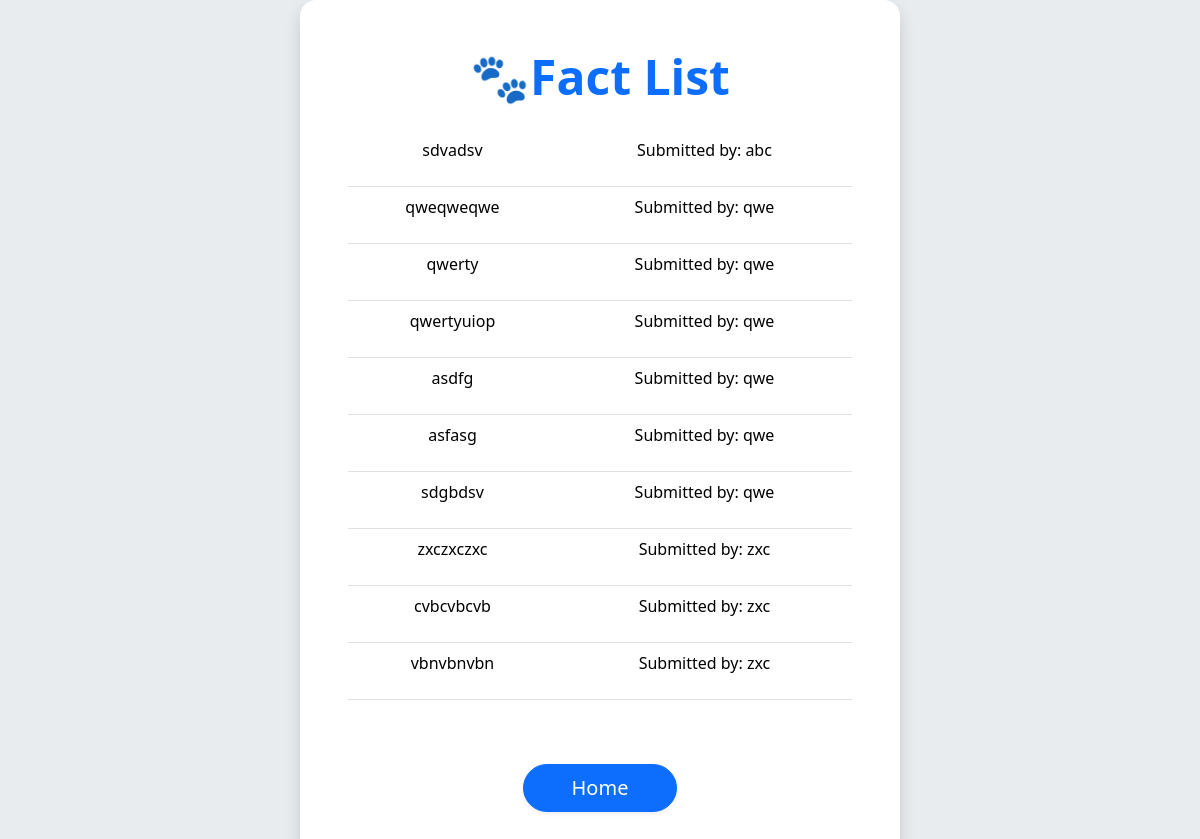
The page /fact_list on the database as committed earlier.
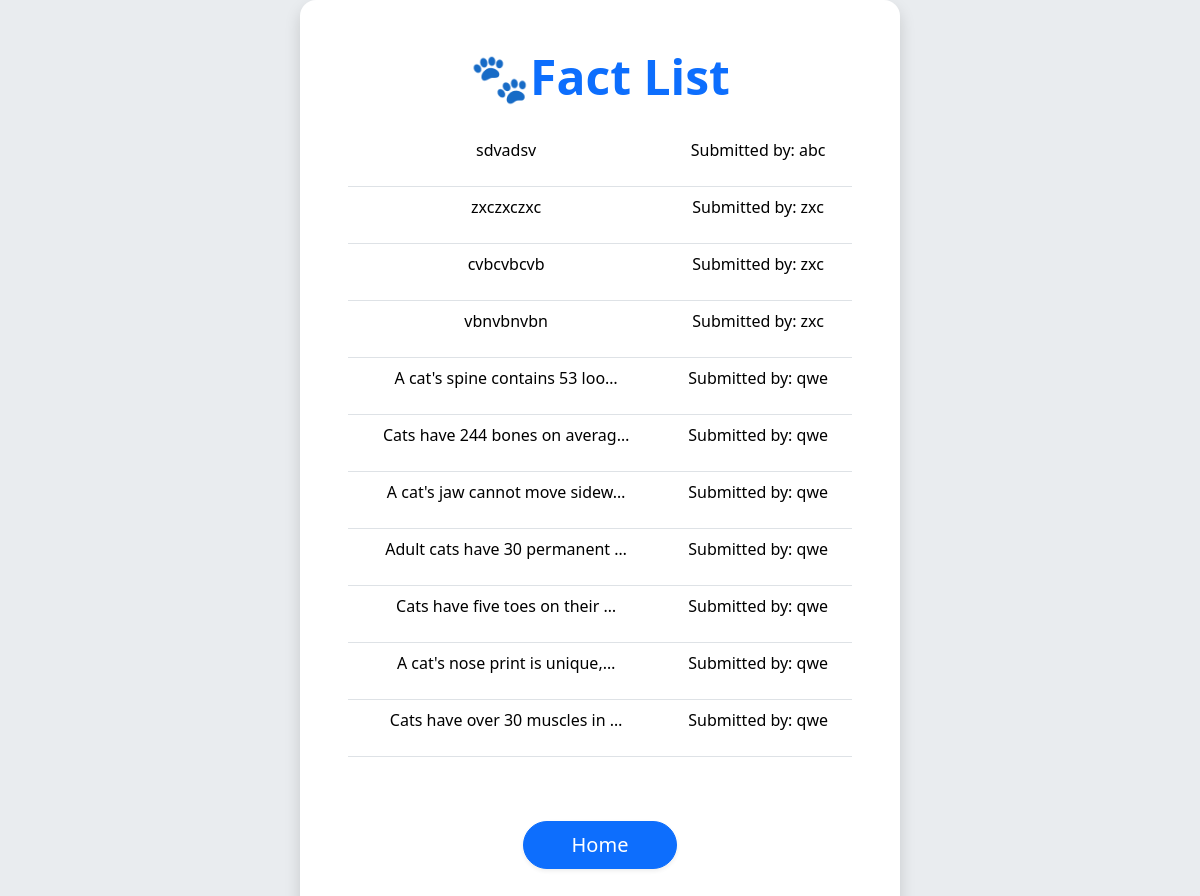
The same page on the database as committed later.
### facts/models.py (models this page shows)
class CatFact(models.Model):
	fact = models.TextField()
	created_at = models.DateTimeField(auto_now_add =True)
	author = models.ForeignKey(settings.AUTH_USER_MODEL, on_delete=models.CASCADE)
	def __str__(self):
		return self.fact[:50]

### facts/views.py (the view)
# urls.py: path("fact_list",catfact_list_http_response, name="fact_list"),
def catfact_list_http_response(request):
	context = {}
	if len(CatFact.objects.all()) == 0:
		context['nofacts'] = True
	context['facts'] = CatFact.objects.all()
	return render(request, "fact_list.html", context)

### facts/templates/fact_list.html (shortened to what this page needs)
<!DOCTYPE html>
<html lang="en">
<head>
    <link href="https://cdn.jsdelivr.net/npm/bootstrap@5.3.2/dist/css/bootstrap.min.css" rel="stylesheet">
</head>
<body>
    <div class="container d-flex justify-content-center px-3 ">
        <div class="card fact-card border-0 text-center p-5 bg-white">
            <h1 class="display-5 mb-4 fw-bold text-primary">🐾Fact List</h1>
            <table class="table table-hover">
            	{% for fact in facts %}
					<tr onclick="showModal({{ fact.id }})" id="{{ fact.id }}">
                        <td id="fact-text-td"><p>{{ fact|truncatechars:30 }}</p></td>
                        <td>Submitted by: {{fact.author}}</td>
				{% endfor %}
			</table>
            <div class="mt-5">
                <a href="/">
                    <button class="btn btn-primary btn-lg rounded-pill px-5  shadow-sm">
                        Home
                    </button>
                </a>
            </div>
        </div>
    </div>
</body>
</html>

### facts/templates/fact_list.html (style rules this page uses)
body { background-color: #e9ecef; min-height: 100vh; display: flex; align-items: center; justify-content: center; }
.fact-card { max-width: 600px; width: 100%; border-radius: 1rem; box-shadow: 0 0.5rem 1rem rgba(0, 0, 0, 0.15); }

Rows that differ between the two databases and show on the page:
removed CatFact: fact "qweqweqwe", author "qwe"
removed CatFact: fact "qwerty", author "qwe"
removed CatFact: fact "qwertyuiop", author "qwe"
removed CatFact: fact "asdfg", author "qwe"
removed CatFact: fact "asfasg", author "qwe"
removed CatFact: fact "sdgbdsv", author "qwe"
added CatFact: fact "A cat's spine contains 53 loo…", author "qwe"
added CatFact: fact "Cats have 244 bones on averag…", author "qwe"
added CatFact: fact "A cat's jaw cannot move sidew…", author "qwe"
added CatFact: fact "Adult cats have 30 permanent …", author "qwe"
added CatFact: fact "Cats have five toes on their …", author "qwe"
added CatFact: fact "A cat's nose print is unique,…", author "qwe"
added CatFact: fact "Cats have over 30 muscles in …", author "qwe"
